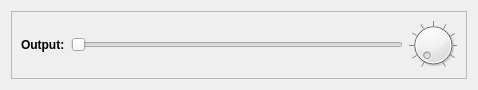
<?xml version="1.0" encoding="UTF-8"?>
<ui version="4.0">
 <class>OutputWidget</class>
 <widget class="QWidget" name="OutputWidget">
  <property name="geometry">
   <rect>
    <x>0</x>
    <y>0</y>
    <width>478</width>
    <height>86</height>
   </rect>
  </property>
  <property name="sizePolicy">
   <sizepolicy hsizetype="Preferred" vsizetype="Minimum">
    <horstretch>0</horstretch>
    <verstretch>0</verstretch>
   </sizepolicy>
  </property>
  <property name="windowTitle">
   <string>Form</string>
  </property>
  <layout class="QVBoxLayout" name="verticalLayout">
   <item>
    <widget class="QFrame" name="frame">
     <property name="frameShape">
      <enum>QFrame::StyledPanel</enum>
     </property>
     <property name="frameShadow">
      <enum>QFrame::Raised</enum>
     </property>
     <property name="lineWidth">
      <number>5</number>
     </property>
     <layout class="QHBoxLayout" name="horizontalLayout">
      <item>
       <widget class="QLabel" name="label">
        <property name="text">
         <string>&lt;b&gt;Output:&lt;/b&gt;</string>
        </property>
        <property name="textFormat">
         <enum>Qt::RichText</enum>
        </property>
       </widget>
      </item>
      <item>
       <widget class="QSlider" name="backlightSlider">
        <property name="orientation">
         <enum>Qt::Horizontal</enum>
        </property>
       </widget>
      </item>
      <item>
       <widget class="QDial" name="brightnessSlider">
        <property name="sizePolicy">
         <sizepolicy hsizetype="Fixed" vsizetype="Fixed">
          <horstretch>0</horstretch>
          <verstretch>0</verstretch>
         </sizepolicy>
        </property>
        <property name="maximumSize">
         <size>
          <width>48</width>
          <height>48</height>
         </size>
        </property>
        <property name="wrapping">
         <bool>false</bool>
        </property>
        <property name="notchTarget">
         <double>10.000000000000000</double>
        </property>
        <property name="notchesVisible">
         <bool>true</bool>
        </property>
       </widget>
      </item>
     </layout>
    </widget>
   </item>
  </layout>
 </widget>
 <resources/>
 <connections/>
</ui>
